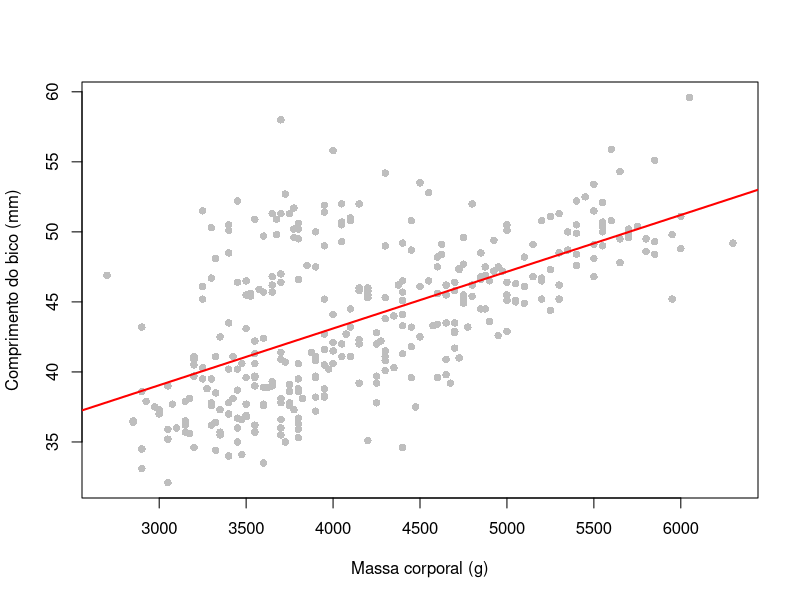
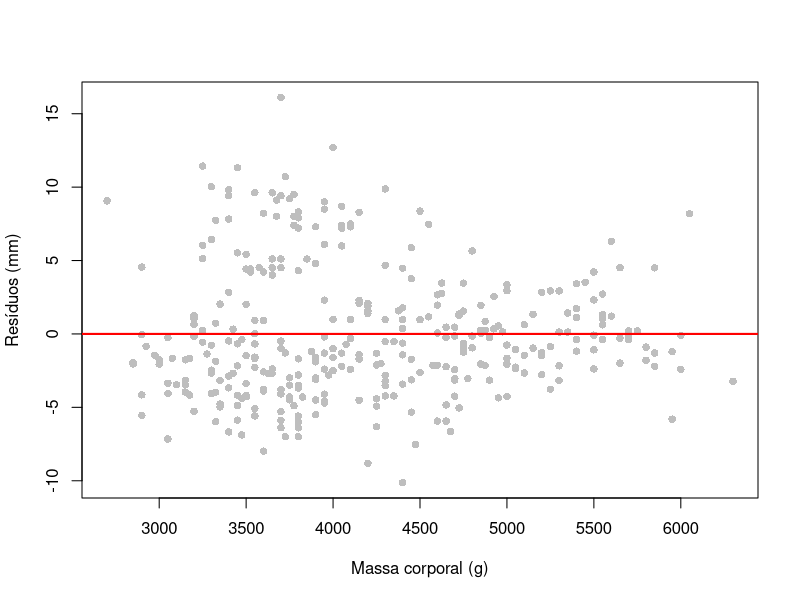
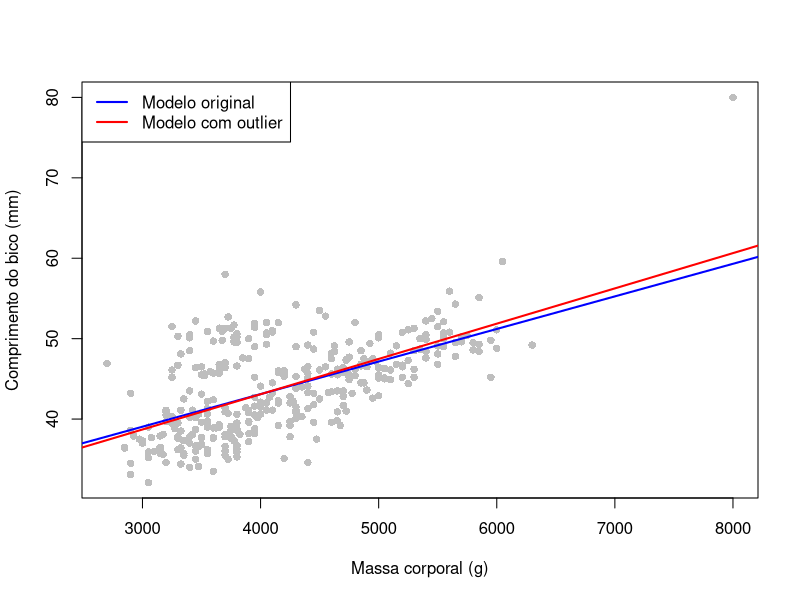

These charts were generated, in order, by the following R code:
# --------------------------------------------------
# Importação dos dados
# --------------------------------------------------

install.packages("palmerpenguins")  # executar apenas uma vez
library(palmerpenguins)

data("penguins")

# Selecionar variáveis de interesse e remover NA
dados <- na.omit(penguins[, c("body_mass_g", "bill_length_mm")])

x <- dados$body_mass_g
y <- dados$bill_length_mm

# --------------------------------------------------
# Gráfico de dispersão
# --------------------------------------------------

plot(
  x, y,
  xlab = "Massa corporal (g)",
  ylab = "Comprimento do bico (mm)",
  main = "",
  pch = 16,
  col = "gray"
)

# --------------------------------------------------
# Estimadores de mínimos quadrados (cálculo manual)
# --------------------------------------------------

x_bar <- mean(x)
y_bar <- mean(y)

beta1_hat <- sum((x - x_bar) * (y - y_bar)) / sum((x - x_bar)^2)
beta0_hat <- y_bar - beta1_hat * x_bar

beta0_hat
beta1_hat

# --------------------------------------------------
# Ajuste via lm()
# --------------------------------------------------

modelo_lm <- lm(bill_length_mm ~ body_mass_g, data = dados)
coef(modelo_lm)

# Adicionar reta de regressão ao gráfico
abline(beta0_hat, beta1_hat, col = "red", lwd = 2)

# --------------------------------------------------
# Resíduos
# --------------------------------------------------

residuos <- resid(modelo_lm)
y_hat <- fitted(modelo_lm)

# Gráfico de resíduos
plot(
  x, residuos,
  xlab = "Massa corporal (g)",
  ylab = "Resíduos (mm)",
  main = "",
  pch = 16,
  col = "gray"
)
abline(h = 0, col = "red", lwd = 2)

# --------------------------------------------------
# RMSE e R²
# --------------------------------------------------

RMSE <- sqrt(mean(residuos^2))
RMSE

R2_manual <- 1 - sum(residuos^2) / sum((y - mean(y))^2)
R2_lm <- summary(modelo_lm)$r.squared

R2_manual
R2_lm

# --------------------------------------------------
# Introdução de um outlier artificial
# --------------------------------------------------

dados_outlier <- dados

outlier <- data.frame(
  body_mass_g = 8000,
  bill_length_mm = 80
)

dados_outlier <- rbind(dados_outlier, outlier)

# Ajuste do novo modelo
modelo_outlier <- lm(bill_length_mm ~ body_mass_g, data = dados_outlier)

coef(modelo_lm)
coef(modelo_outlier)

# --------------------------------------------------
# Comparação gráfica das retas
# --------------------------------------------------

plot(
  dados_outlier$body_mass_g,
  dados_outlier$bill_length_mm,
  xlab = "Massa corporal (g)",
  ylab = "Comprimento do bico (mm)",
  main = "",
  pch = 16,
  col = "gray"
)

abline(modelo_lm, col = "blue", lwd = 2)
abline(modelo_outlier, col = "red", lwd = 2)

legend(
  "topleft",
  legend = c("Modelo original", "Modelo com outlier"),
  col = c("blue", "red"),
  lwd = 2
)

# --------------------------------------------------
# RMSE e R² com outlier
# --------------------------------------------------

rmse <- function(modelo) {
  sqrt(mean(resid(modelo)^2))
}

RMSE_original <- rmse(modelo_lm)
RMSE_outlier  <- rmse(modelo_outlier)

R2_original <- summary(modelo_lm)$r.squared
R2_outlier  <- summary(modelo_outlier)$r.squared

RMSE_original
RMSE_outlier

R2_original
R2_outlier
